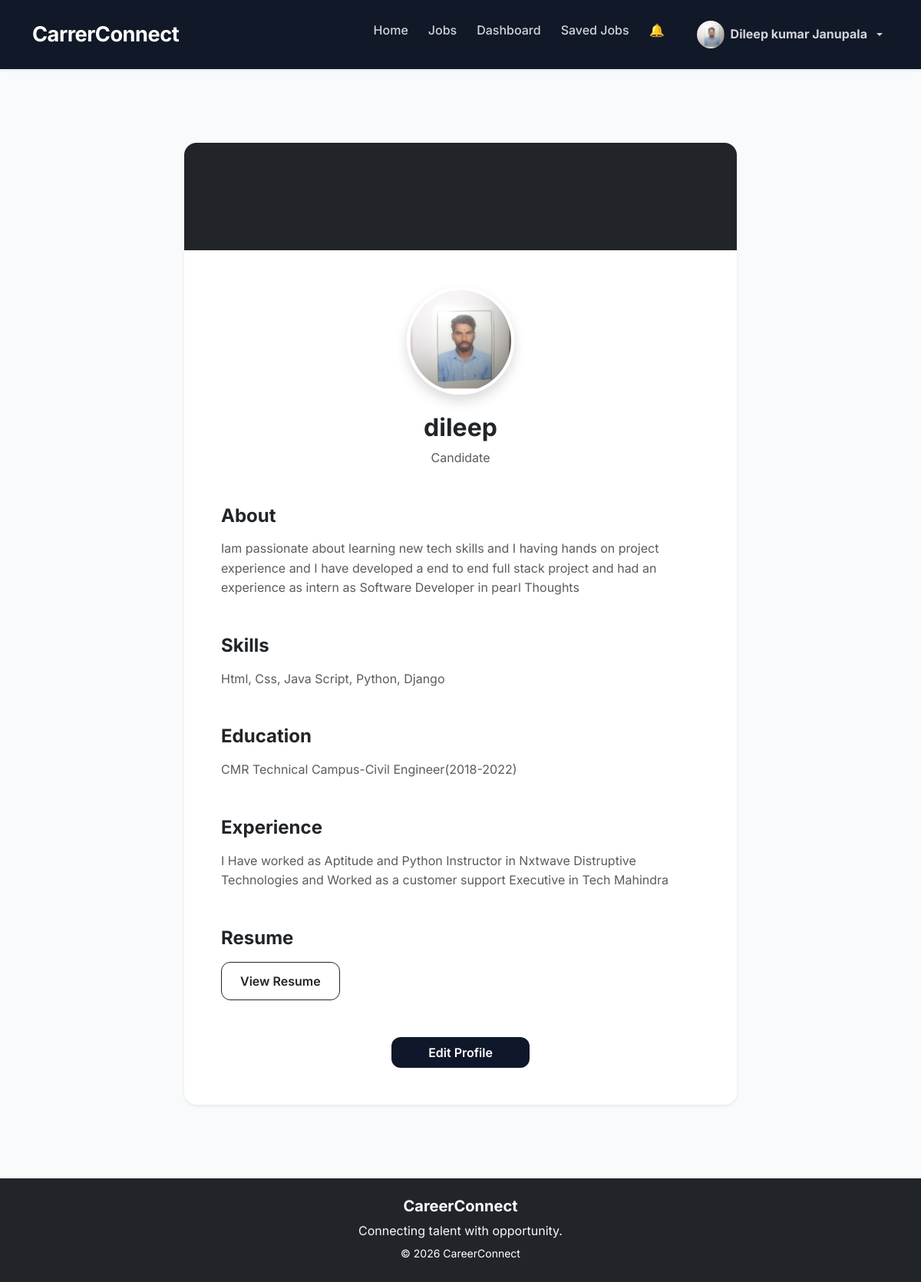
/accounts/profile/ (signed in), run on the app's committed database.
### accounts/models.py (models this page shows, shortened)
class UserProfile(models.Model):
    ROLE_CHOICES = (
        ('candidate', 'Candidate'),
        ('recruiter', 'Recruiter'),
    )
    user = models.OneToOneField(
        User,
        on_delete=models.CASCADE
    )
    full_name = models.CharField(
    max_length=200,
    blank=True
)
    role = models.CharField(
        max_length=20,
        choices=ROLE_CHOICES,
         default='candidate'
    )
    profile_image = models.ImageField(
        upload_to='profile_images/',
        blank=True,
        null=True
    )
    bio = models.TextField(
        blank=True,
        null=True
    )
    skills = models.CharField(
        max_length=300,
        blank=True,
        null=True
    )
    education = models.TextField(
        blank=True,
        null=True
    )
    experience = models.TextField(
        blank=True,
        null=True
    )
    resume = models.FileField(
        upload_to='resumes/',
        blank=True,
        null=True
    )
    company_name = models.CharField(
        max_length=255,
        blank=True,
        null=True
    )
    company_website = models.URLField(
        blank=True,
        null=True
    )
    company_description = models.TextField(
        blank=True,
        null=True
    )

### accounts/views.py (the view)
@login_required
def profile_view(request):
    profile, created = UserProfile.objects.get_or_create(
        user=request.user
    )
    context = {
        'profile': profile
    }
    return render(
        request,
        'accounts/profile.html',
        context
    )

### accounts/context_processors.py (called while the page is built)
def notification_count(request):
    if request.user.is_authenticated:
        count = Notification.objects.filter(
            user=request.user,
            is_read=False
        ).count()
        return {
            'notification_count': count
        }
    return {
        'notification_count': 0
    }

### templates/accounts/profile.html (shortened to what this page needs)
{% extends 'base.html' %}
{% block content %}
<div class="container py-5">
    <div class="row justify-content-center">
        <div class="col-lg-8">
            <div class="card border-0 shadow-sm rounded-4 overflow-hidden">
                <div class="bg-dark"
                     style="height: 140px;">
                </div>
                <div class="card-body p-5">
                    <div class="text-center mt-n5 mb-4">
                        {% if profile.profile_image %}
                            <img src="{{ profile.profile_image.url }}"
                                 class="rounded-circle shadow"
                                 width="140"
                                 height="140"
                                 style="object-fit: cover; border: 4px solid white;">
                        {% else %}
                            <div class="rounded-circle bg-secondary mx-auto shadow"
                                 style="width: 140px;
                                        height: 140px;
                                        border: 4px solid white;">
                            </div>
                        {% endif %}
                    </div>
                    <div class="text-center mb-5">
                        <h2 class="fw-bold mb-2">
                            {{ request.user.username }}
                        </h2>
                        <p class="text-muted text-capitalize">
                            {{ profile.role }}
                        </p>
                    </div>
                    <div class="mb-5">
                        <h4 class="fw-bold mb-3">
                            About
                        </h4>
                        <p class="text-muted">
                            {{ profile.bio|default:"No bio added yet." }}
                        </p>
                    </div>
                    <div class="mb-5">
                        <h4 class="fw-bold mb-3">
                            Skills
                        </h4>
                        <p class="text-muted">
                            {{ profile.skills|default:"No skills added yet." }}
                        </p>
                    </div>
                    <div class="mb-5">
                        <h4 class="fw-bold mb-3">
                            Education
                        </h4>
                        <p class="text-muted">
                            {{ profile.education|default:"No education details added yet." }}
                        </p>
                    </div>
                    <div class="mb-5">
                        <h4 class="fw-bold mb-3">
                            Experience
                        </h4>
                        <p class="text-muted">
                            {{ profile.experience|default:"No experience added yet." }}
                        </p>
                    </div>
                    <div class="mb-5">
                        <h4 class="fw-bold mb-3">
                            Resume
                        </h4>
                        {% if profile.resume %}
                            <a href="{{ profile.resume.url }}"
                               class="btn btn-outline-dark"
                               target="_blank">
                                View Resume
                            </a>
                        {% else %}
                            <p class="text-muted">
                                No resume uploaded yet.
                            </p>
                        {% endif %}
                    </div>
                    <div class="text-center">
                        <a href="{% url 'edit_profile' %}"
                           class="btn btn-dark px-5 py-2">
                            Edit Profile
                        </a>
                    </div>
                </div>
            </div>
        </div>
    </div>
</div>
{% endblock %}

### templates/base.html (shortened to what this page needs)
{% load static %}
<!DOCTYPE html>
<html lang="en">
<head>
<link rel="stylesheet"
href="https://cdn.jsdelivr.net/npm/bootstrap-icons@1.11.3/font/bootstrap-icons.min.css">
<link
    href="https://cdn.jsdelivr.net/npm/bootstrap@5.3.3/dist/css/bootstrap.min.css"
    rel="stylesheet">
<link
    rel="stylesheet"
    href="{% static 'css/style.css' %}">
</head>
<body>
    <nav class="navbar navbar-expand-lg navbar-dark shadow-sm">
        <div class="container">
            <a class="navbar-brand fw-bold" href="{% url 'home' %}">
                CarrerConnect
            </a>
            <div class="collapse navbar-collapse" id="navbarNav">
                <ul class="navbar-nav ms-auto">
                    <li class="nav-item">
                        <a class="nav-link {% if request.path == '/' %}active fw-bold{% endif %}"
                                href="{% url 'home' %}">
                            Home
                        </a>
                    </li>
                    <li class="nav-item">
                       <a class="nav-link {% if '/jobs/' in request.path %}active fw-bold{% endif %}"
                            href="{% url 'jobs' %}">
                            Jobs
                        </a>
                    </li>
                           {% if user.is_authenticated %}
                                    {% if user.userprofile.role == 'candidate' %}
                                    <li class="nav-item">
                                        <a class="nav-link {% if '/applications/candidate/dashboard/' in request.path %}active fw-bold{% endif %}"
                                            href="{% url 'candidate_dashboard' %}">
                                            Dashboard
                                        </a>
                                    </li>
                                        <li class="nav-item">
                                            <a class="nav-link {% if '/applications/saved-jobs/' in request.path %}active fw-bold{% endif %}"
                                                href="{% url 'saved_jobs' %}">
                                                Saved Jobs
                                            </a>
                                        </li>
                                    {% endif %}
                                <li class="nav-item me-3">
                                    <a class="nav-link position-relative text-white"
                                    href="{% url 'notifications' %}">
                                        🔔
                                    </a>
                                </li>
                                    <li class="nav-item dropdown">
                                    <a class="nav-link dropdown-toggle d-flex align-items-center gap-2 {% if '/accounts/profile/' in request.path %}active fw-bold{% endif %}"
                                    href="#"
                                    role="button"
                                    data-bs-toggle="dropdown"
                                    aria-expanded="false">
                                        {% if user.userprofile.profile_image %}
                                            <img src="{{ user.userprofile.profile_image.url }}"
                                                width="36"
                                                height="36"
                                                class="rounded-circle"
                                                style="object-fit: cover;">
        {% else %}
            <div class="bg-secondary rounded-circle"
                 style="width: 36px;
                        height: 36px;">
            </div>
        {% endif %}
        <span>
            {% if user.userprofile.full_name %}
                {{ user.userprofile.full_name }}
            {% else %}
                {{ request.user.username }}
            {% endif %}
        </span>
    </a>
</li>
                                {% endif %}
                </ul>
            </div>
        </div>
    </nav>
    <div
    id="toastBox"
    class="position-fixed top-0 end-0 p-3"
    style="z-index: 9999;">
</div>
<div class="container mt-5">
    {% block content %}
    {% endblock %}
</div>
    <footer class="bg-dark text-white text-center py-4 mt-5">
    <h5 class="fw-bold">
        CareerConnect
    </h5>
    <p class="text-light mb-1">
        Connecting talent with opportunity.
    </p>
    <small>
        © 2026 CareerConnect
    </small>
</footer>
</body>
</html>

### static/css/style.css (style rules this page uses)
body { font-family: 'Inter', sans-serif; background: #f8fafc; color: #1e293b; line-height: 1.6; }
.navbar { padding: 16px 0; box-shadow: 0 2px 20px rgba(0,0,0,0.08); }
.navbar-brand { font-size: 1.5rem; font-weight: 800; letter-spacing: 0.5px; }
.btn { border-radius: 12px; font-weight: 600; padding: 12px 24px; transition: 0.3s ease; }
.btn-dark { background: #0f172a; border: none; }
.card { border: none; border-radius: 20px; background: #ffffff; box-shadow: 0 10px 30px rgba(0,0,0,0.05); transition: 0.3s ease; }
.card-body h4 { font-weight: 700; }
footer { margin-top: 80px; padding: 20px; }
.navbar { background: #111827 !important; padding: 18px 0; }
.navbar-brand { font-size: 1.7rem; font-weight: 800; letter-spacing: -0.5px; }
.navbar .nav-link { color: #d1d5db !important; font-weight: 500; margin-left: 10px; transition: all 0.3s ease; }

### data on the page
UserProfile: profile_image (picture), role "Candidate", bio "Iam passionate about learning new tech skills and I having hands on project experience and I have developed a end to end full stack project and had an experience as intern as Software Developer in pearl Thoughts", skills "Html, Css, Java Script, Python, Django", education "CMR Technical Campus-Civil Engineer(2018-2022)", experience "I Have worked as Aptitude and Python Instructor in Nxtwave Distruptive Technologies and Worked as a customer support Executive in Tech Mahindra"

### other printed values
{{ user.userprofile.full_name }} "Dileep kumar Janupala"
{{ request.user.username }} "dileep"
